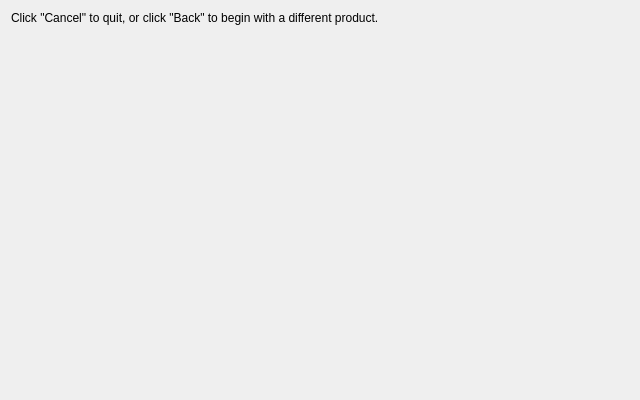
<?xml version="1.0" encoding="UTF-8"?>
<ui version="4.0">
 <class>TemplateDesignerPathPage</class>
 <widget class="QWidget" name="TemplateDesignerPathPage">
  <property name="geometry">
   <rect>
    <x>0</x>
    <y>0</y>
    <width>640</width>
    <height>400</height>
   </rect>
  </property>
  <property name="sizePolicy">
   <sizepolicy hsizetype="Minimum" vsizetype="Minimum">
    <horstretch>0</horstretch>
    <verstretch>0</verstretch>
   </sizepolicy>
  </property>
  <property name="minimumSize">
   <size>
    <width>640</width>
    <height>400</height>
   </size>
  </property>
  <property name="windowTitle">
   <string notr="true">Form</string>
  </property>
  <layout class="QVBoxLayout" name="verticalLayout">
   <property name="spacing">
    <number>18</number>
   </property>
   <item>
    <widget class="QLabel" name="label_2">
     <property name="text">
      <string>&lt;html&gt;&lt;head/&gt;&lt;body&gt;&lt;p&gt;Click &amp;quot;Cancel&amp;quot; to quit, or click &amp;quot;Back&amp;quot; to begin with a different product.&lt;/p&gt;&lt;/body&gt;&lt;/html&gt;</string>
     </property>
     <property name="wordWrap">
      <bool>true</bool>
     </property>
    </widget>
   </item>
   <item>
    <spacer name="verticalSpacer">
     <property name="orientation">
      <enum>Qt::Vertical</enum>
     </property>
     <property name="sizeHint" stdset="0">
      <size>
       <width>20</width>
       <height>40</height>
      </size>
     </property>
    </spacer>
   </item>
  </layout>
 </widget>
 <resources/>
 <connections/>
</ui>
